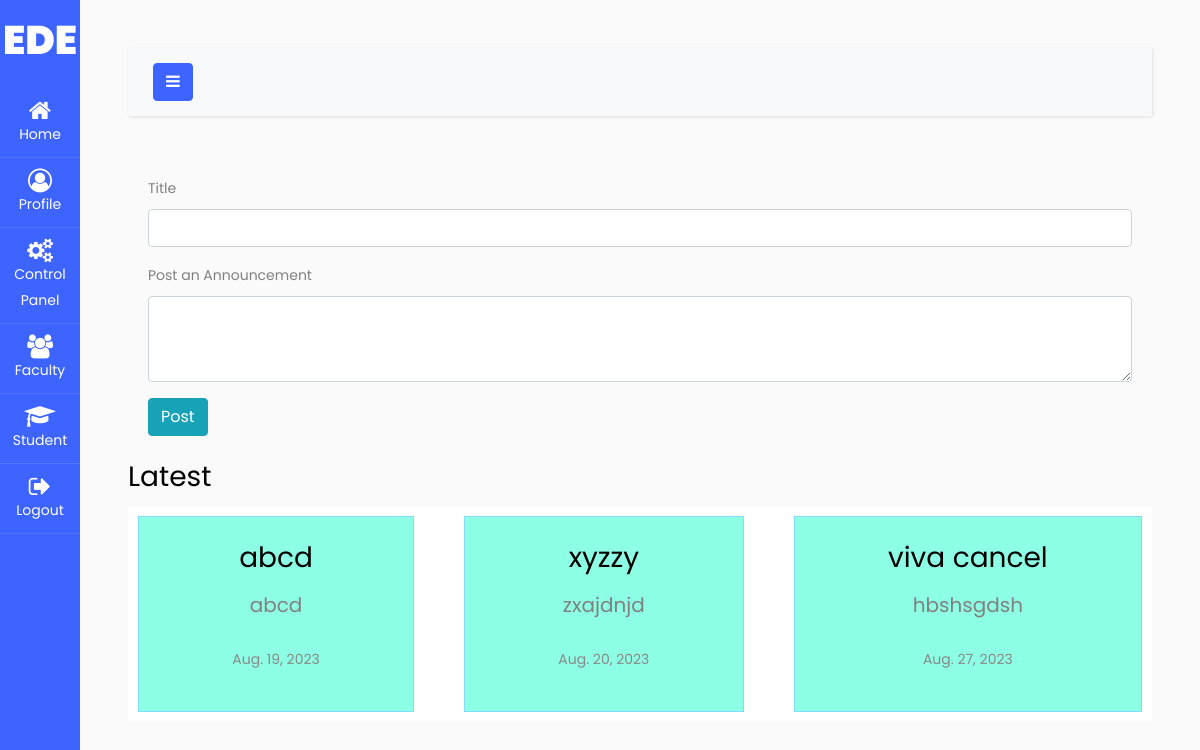
Screenshot of /home/ (signed in) with the database file from the repository.
### orgAdmin/models.py (models this page shows, shortened)
class Announcement(models.Model):
    announcement_id = models.AutoField(primary_key=True, unique=True)
    posted_by = models.ForeignKey(User, on_delete=models.CASCADE)
    org = models.ForeignKey(ORG, on_delete=models.CASCADE)
    title = models.CharField(max_length=100)
    body = models.TextField()
    date = models.DateField(default=datetime.date.today)
    time = models.TimeField(default=datetime.datetime.now().time())

### orgAdmin/views.py (the view, shortened to what this page needs)
# urls.py: path("home/", views.announcements, name="announcements"),
@login_required(login_url='login')
def announcements(request):
    obj = ORG.objects.get(user=request.user)
    announcements = Announcement.objects.filter(org=ORG.objects.get(user=request.user))
    return render(
        request, "./orgAdmin/home.html", {"announcements": announcements, "obj": obj}
    )

### templates/orgAdmin/home.html (shortened to what this page needs)
{% extends "orgAdmin/navbar.html" %}
{% block content %}
<div class="announce">
    <form id="myForm" method="post">
        <div class="form-group">
            <label for="exampleFormControlInput1">Title</label>
            <input type="text" class="form-control" id="exampleFormControlInput1" name="title">
        </div>
        <div class="form-group">
            <label for="exampleFormControlTextarea1">Post an Announcement </label>
            <textarea class="form-control" id="exampleFormControlTextarea1" rows="3" name="text"></textarea>
        </div>
        <button class="btn btn-info">Post</button>
    </form>
</div>
<h3>Latest</h3>
<div class="grid-container">
    {% for a in announcements %}
    <div class="grid-item">
        <h3>{{a.title}}</h3>
        <p>{{a.body}}</p>
        <p><span>{{a.date}}</span></p>
    </div>
    {% endfor %}
</div>
{% endblock %}

### templates/orgAdmin/home.html (style rules this page uses)
.grid-container { display: grid; gap: 50px; grid-template-columns: auto auto auto; background-color: #ffffff; padding: 10px; }
.grid-item { background-color: rgba(113, 255, 222, 0.8); border: 1px solid rgba(131, 209, 255, 0.8); padding: 20px; font-size: 20px; text-align: center; }
.announce { padding: 20px; }
.grid-item span { color: #888; font-size: 0.7em; }

### rows the page displays
Announcement: title "abcd", body "abcd", date "Aug. 19, 2023"
Announcement: title "xyzzy", body "zxajdnjd", date "Aug. 20, 2023"
Announcement: title "viva cancel", body "hbshsgdsh", date "Aug. 27, 2023"
